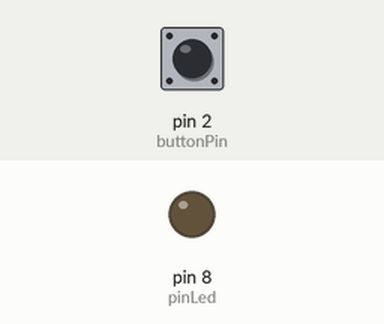
This sketch was run on a simulated Arduino Uno, built with avr-gcc and run on an emulated ATmega328P. Shown: output pins drawn as LEDs (lit = HIGH). Dashed ring = blinking. Inputs (shaded band) come from the test bench; at power-on: pin 2 (buttonPin) LOW.

Above: at 1.2 s.
1.3 s: pin 2 (buttonPin) pulled HIGH for 0.15 s
At 2.1 s:
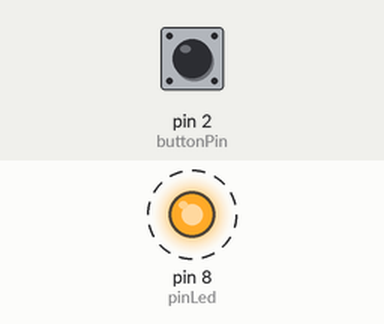
Timing chart, 0 to 7.8 s (numbered marks = the images above; inputs shaded):
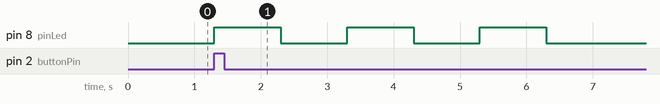

Measured:
- after the input at 1.3 s, pin 8 (pinLed): alternates HIGH for 1.0 s and LOW for 1.0 s, 6 changes in all, then stays LOW, starting at once

The sketch:

blink-button.ino
```cpp
int tempo = 1000;
int pinLed = 8;
int buttonPin = 2;

void setup() {
  pinMode(pinLed,OUTPUT);
  pinMode(buttonPin,INPUT);
}

void loop(){
  if(digitalRead(buttonPin)==HIGH){
     for(int i=0;i<3;i++){
       digitalWrite(pinLed,HIGH);
       delay(tempo);
       digitalWrite(pinLed,LOW);
       delay(tempo);
    }
  }
}
```
